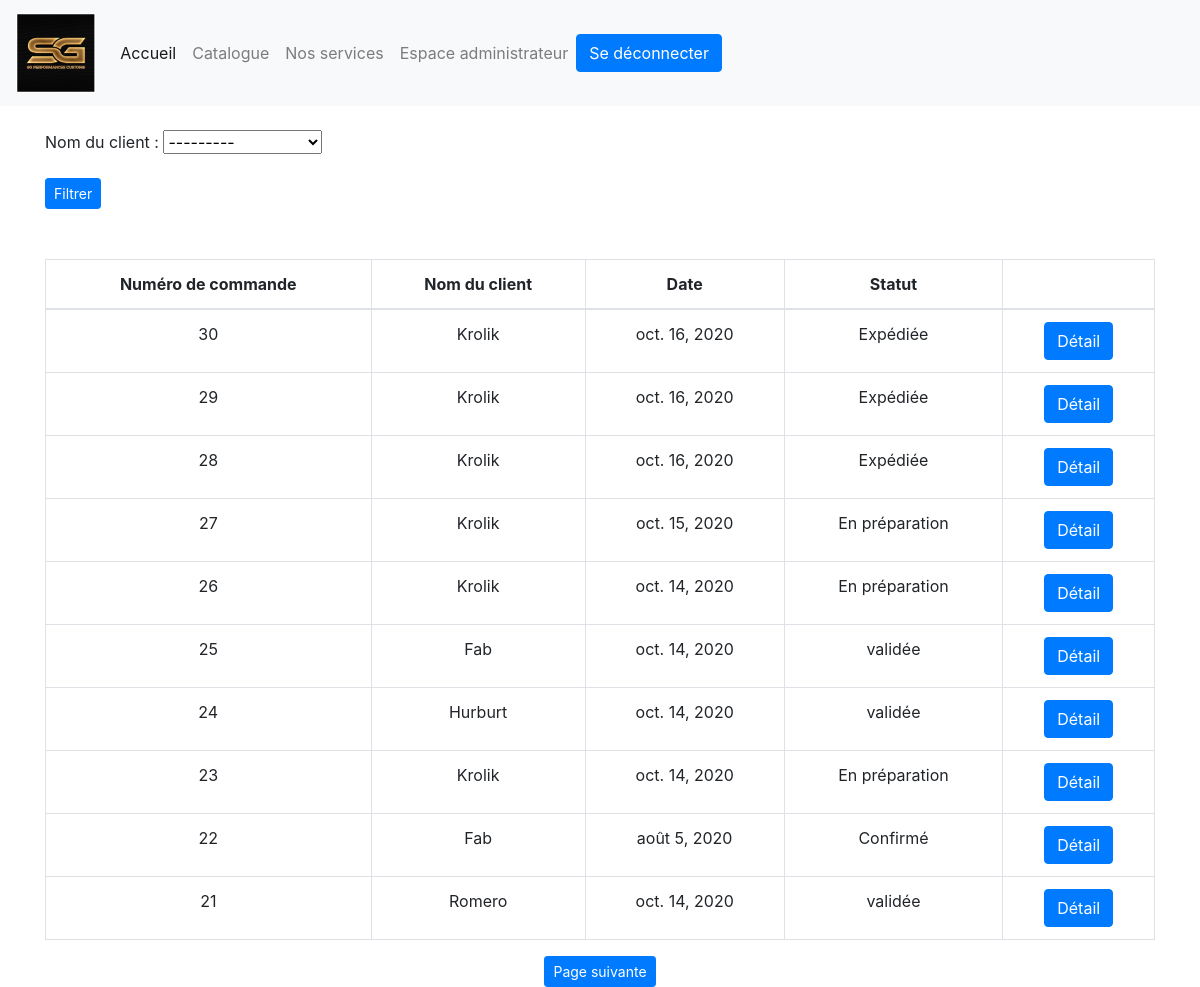
The page /compte/listeCommande/ (signed in) on the database its author committed.
### catalogue/models.py (models this page shows, shortened)
class SGPC_COMMANDE(models.Model):
    COM_UTI_ID = models.ForeignKey(SGPC_Utilisateur, on_delete=models.CASCADE)
    COM_DATE = models.DateField(auto_now_add=False)
    COM_STATUT = models.CharField(max_length=50)
    COM_NUMEROSUIVI = models.CharField(max_length=50, blank=True)
    COM_FACTURE_DATE = models.DateField(blank=True, null=True)
    COM_FACTURE_STATUT = models.CharField(max_length=50, blank=True, null=True)
    COM_FRAIS_LIVRAISON = models.DecimalField(max_digits=12,decimal_places=2,  validators=[MinValueValidator(0.01)], blank=True, null=True)
    COM_RES_ID = models.ManyToManyField('service.SGPC_RESERVATION', related_name="est_associe_a",blank=True)
    COM_PRO_ID = models.ManyToManyField(SGPC_PRODUIT, through='SGPC_ASSO_COM_PRO')

### compte/models.py (models this page shows, shortened)
class SGPC_Utilisateur(AbstractBaseUser):
    UTI_EMAIL = models.EmailField(
        verbose_name='email',
        max_length=255,
        unique=True,
    )
    UTI_PRENOM = models.CharField(max_length=30, unique=False)
    UTI_NOM = models.CharField(max_length=30, unique=False)
    UTI_DATENAISSANCE = models.DateField(auto_now_add=False)
    UTI_NUMEROTEL = models.CharField(max_length=20, unique=True)
    UTI_RUE = models.CharField(max_length=60)
    UTI_NUMERORUE = models.PositiveIntegerField(null=False)
    UTI_CODEPOSTALE = models.PositiveIntegerField(null=False)
    UTI_LOCALITE = models.CharField(max_length=30, unique=False)
    UTI_is_deleted = models.BooleanField(default=False)
    UTI_is_active = models.BooleanField(default=True)
    UTI_is_admin = models.BooleanField(default=False)
    objects = MyUserManager()
    USERNAME_FIELD = 'UTI_EMAIL'
    REQUIRED_FIELDS = ['UTI_PRENOM','UTI_NOM','UTI_DATENAISSANCE','UTI_RUE','UTI_NUMERORUE','UTI_CODEPOSTALE','UTI_LOCALITE',]
    def __str__(self):
        return self.UTI_NOM + ' '+ self.UTI_PRENOM

### compte/views.py (the view)
# urls.py: url(r'listeCommande/', views.listeCommande, name="listeCommande"),
@login_required(login_url="/login/")#inspirer de https://www.youtube.com/watch?v=eBsc65jTKvw
@user_passes_test(lambda u: u.UTI_is_admin) #inspirer de https://stackoverflow.com/questions/21649439/redirecting-user-passes-testlambda-u-u-is-superuser-if-not-a-superuser-to-an
def listeCommande(request): #Inspiré du cours OpenClassroom sur Django pour le paginator.
    context = {}
    com_filtrer = CommandeFiltrer(request.GET, queryset=SGPC_COMMANDE.objects.all().order_by('-id'))  # Récupération de tous les produits
    context['com_filtrer'] = com_filtrer
    paginated_filtered_commande = Paginator(com_filtrer.qs, 10)  # Définition du nombre de produit qui apparaîssent par page
    page_number = request.GET.get('page')  # Récupération du numéro de la page
    commande_page_obj = paginated_filtered_commande.get_page(page_number)  # Tous les produits avec ou sans le filtre de recherche.
    context['commande_page_obj'] = commande_page_obj
    return render(request,'compte/listeCommande.html', context)

### catalogue/templatetags/catalogue_extras.py (called while the page is built)
@register.simple_tag
def my_url(value, field_name, urlencode=None):
    url = '?{}={}'.format(field_name,value)
    if urlencode:
        querystring = urlencode.split('&')
        filtered_querystring = filter(lambda p: p.split('=')[0]!=field_name, querystring)
        enconded_querystring = '&'.join(filtered_querystring)
        url = '{}&{}'.format(url, enconded_querystring)
    return url

### compte/templates/compte/listeCommande.html (shortened to what this page needs)
<!DOCTYPE html>
<html lang="en">
<head>
    {% load static %}
    {% load bootstrap4 %}
    {% load catalogue_extras %}
    {% bootstrap_css %}
</head>
<body>
{% include 'nav.html' %}
    <div class="container">
    <br>
        <form method="get">
            {{com_filtrer.form.as_p}} <input type="submit" class="btn btn-primary btn-sm" value="Filtrer">
        </form>
        {% if commande_page_obj %}
        <div class="table-responsive-md" style="text-align: center;margin-top: 50px">
           <table class="table table-bordered">
              <thead>
                <tr>
                  <th scope="col">Numéro de commande</th>
                  <th scope="col">Nom du client</th>
                    <th scope="col">Date</th>
                    <th scope="col">Statut</th>
                    <th scope="col"></th>
                </tr>
              </thead>
              <tbody>
              {% for com in commande_page_obj %}
                <tr>
                  <td>{{com.id }}</td>
                  <td>{{com.COM_UTI_ID.UTI_NOM}}</td>
                  <td>{{com.COM_DATE}}</td>
                  <td>{{com.COM_STATUT}}</td>
                  <td><a href="{% url 'detail_commande' com.id %}"><button class="btn btn-primary">Détail</button> </a> </td>
              {% endfor %}
              </tbody>
            </table>
            {% if commande_page_obj.has_next %}
              <a href="{% my_url commande_page_obj.next_page_number 'page' request.GET.urlencode %}"><button class="btn btn-primary btn-sm">Page suivante</button></a>
            {% endif %}
        </div>
    {% else %}
            <br>
            <h3>Aucun résultat correspondant à votre requête</h3>
    {% endif %}
    </div>
</body>
</html>

### rows shown on the page
SGPC_COMMANDE: id "30", COM_UTI_ID.UTI_NOM "Krolik", COM_DATE "oct. 16, 2020", COM_STATUT "Expédiée"
SGPC_COMMANDE: id "29", COM_UTI_ID.UTI_NOM "Krolik", COM_DATE "oct. 16, 2020", COM_STATUT "Expédiée"
SGPC_COMMANDE: id "28", COM_UTI_ID.UTI_NOM "Krolik", COM_DATE "oct. 16, 2020", COM_STATUT "Expédiée"
SGPC_COMMANDE: id "27", COM_UTI_ID.UTI_NOM "Krolik", COM_DATE "oct. 15, 2020", COM_STATUT "En préparation"
SGPC_COMMANDE: id "26", COM_UTI_ID.UTI_NOM "Krolik", COM_DATE "oct. 14, 2020", COM_STATUT "En préparation"
SGPC_COMMANDE: id "25", COM_UTI_ID.UTI_NOM "Fab", COM_DATE "oct. 14, 2020", COM_STATUT "validée"
SGPC_COMMANDE: id "24", COM_UTI_ID.UTI_NOM "Hurburt", COM_DATE "oct. 14, 2020", COM_STATUT "validée"
SGPC_COMMANDE: id "23", COM_UTI_ID.UTI_NOM "Krolik", COM_DATE "oct. 14, 2020", COM_STATUT "En préparation"
SGPC_COMMANDE: id "22", COM_UTI_ID.UTI_NOM "Fab", COM_DATE "août 5, 2020", COM_STATUT "Confirmé"
SGPC_COMMANDE: id "21", COM_UTI_ID.UTI_NOM "Romero", COM_DATE "oct. 14, 2020", COM_STATUT "validée"
